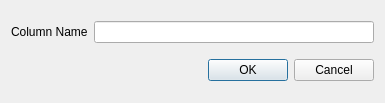
<?xml version="1.0" encoding="UTF-8"?>
<ui version="4.0">
 <class>tableModColDialog</class>
 <widget class="QDialog" name="tableModColDialog">
  <property name="geometry">
   <rect>
    <x>0</x>
    <y>0</y>
    <width>385</width>
    <height>103</height>
   </rect>
  </property>
  <property name="windowTitle">
   <string>Column Name</string>
  </property>
  <layout class="QGridLayout" name="gridLayout">
   <item row="0" column="0">
    <widget class="QLabel" name="label">
     <property name="text">
      <string>Column Name</string>
     </property>
    </widget>
   </item>
   <item row="0" column="1">
    <widget class="QLineEdit" name="tableAddLine"/>
   </item>
   <item row="1" column="0" colspan="2">
    <widget class="QDialogButtonBox" name="buttonBox">
     <property name="orientation">
      <enum>Qt::Horizontal</enum>
     </property>
     <property name="standardButtons">
      <set>QDialogButtonBox::Cancel|QDialogButtonBox::Ok</set>
     </property>
    </widget>
   </item>
  </layout>
 </widget>
 <resources/>
 <connections>
  <connection>
   <sender>buttonBox</sender>
   <signal>accepted()</signal>
   <receiver>tableModColDialog</receiver>
   <slot>accept()</slot>
   <hints>
    <hint type="sourcelabel">
     <x>248</x>
     <y>254</y>
    </hint>
    <hint type="destinationlabel">
     <x>157</x>
     <y>274</y>
    </hint>
   </hints>
  </connection>
  <connection>
   <sender>buttonBox</sender>
   <signal>rejected()</signal>
   <receiver>tableModColDialog</receiver>
   <slot>reject()</slot>
   <hints>
    <hint type="sourcelabel">
     <x>316</x>
     <y>260</y>
    </hint>
    <hint type="destinationlabel">
     <x>286</x>
     <y>274</y>
    </hint>
   </hints>
  </connection>
 </connections>
</ui>
